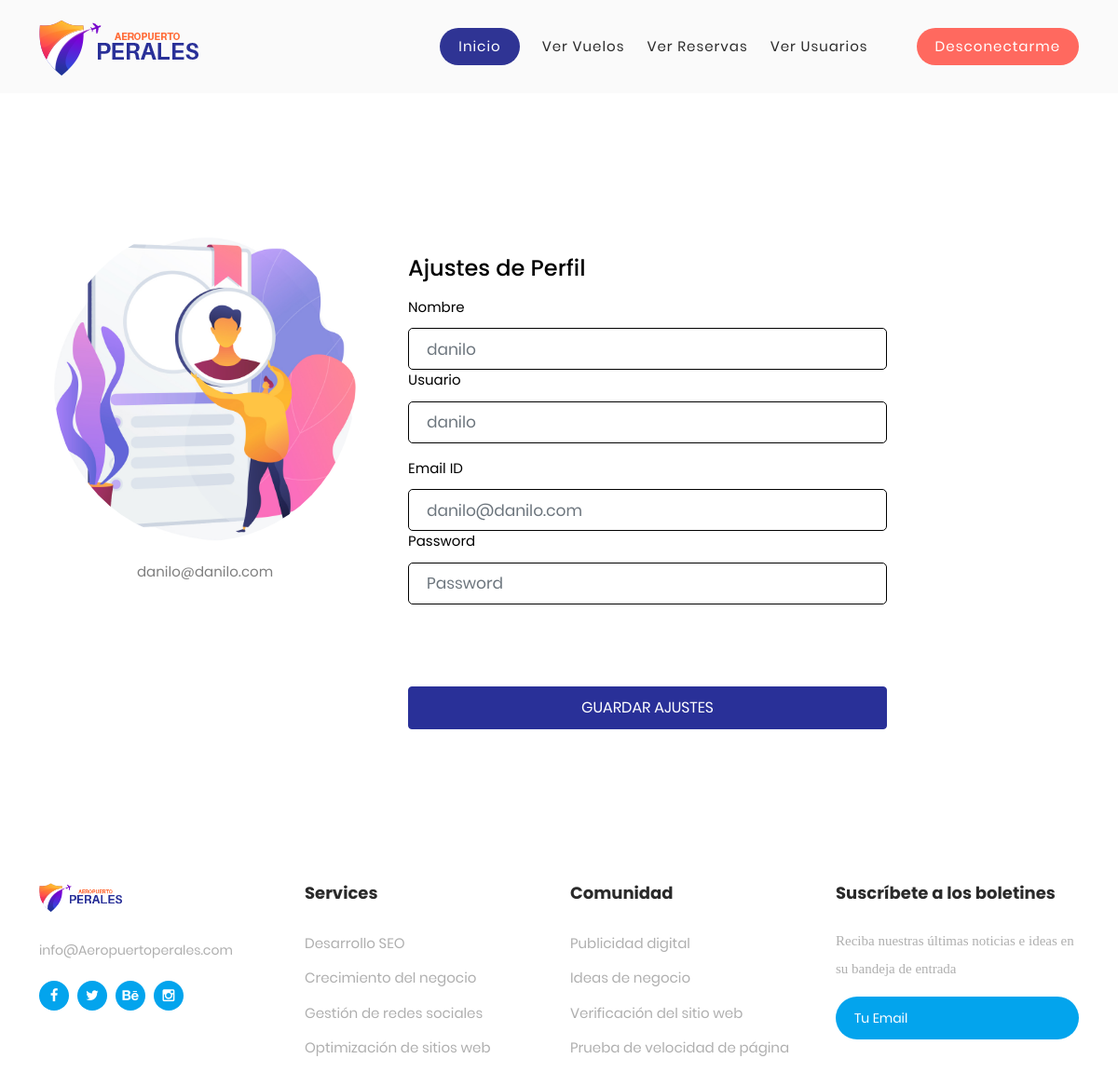
The app's page /profile (signed in) with its own data.
### tables this page shows
CREATE TABLE usuarios (id_usuario INTEGER NOT NULL PRIMARY KEY, id_tipo_usuario INTEGER NOT NULL, nombre VARCHAR NOT NULL, usuario VARCHAR NOT NULL, correo VARCHAR NOT NULL, contraseña VARCHAR NOT NULL, fecha_nacimiento DATE, documento_usuario INTEGER);

### app.py (the view)
@app.route('/profile')
@login_required
def profile():
    user_id = session.get('user_id', 'user_id')
    db = get_db()
    user = db.execute('SELECT * FROM usuarios WHERE id_usuario= ?', (user_id,)).fetchone()
    if user:
        return render_template('profile.html', user=user)
    return f"Usuario con id ={user_id} no existe"

### app.py (called while the page is built)
def login_required(view):
    @functools.wraps(view)
    def wrapped_view(**kwargs):
        if g.user is None:
            return redirect(url_for('login'))
        return view(**kwargs)
    return wrapped_view

@app.before_request
def load_logged_in_user():
    user_id = session.get('user_id')
    if user_id is None:
        g.user = None
    else:
        db = get_db()
        g.user = db.execute('SELECT * FROM usuarios WHERE id_usuario = ?', (user_id,)).fetchone()

### db.py (called while the page is built)
def get_db():
    try:
        if 'db' not in g:
            g.db = sqlite3.connect('database.db')
        return g.db
    except Error:
        print(Error)

### templates/profile.html (shortened to what this page needs)
{% extends "base.html" %}
{% block content %}
<div class="wrapper">
            <div class="container rounded bg-white mt-5 mb-5">
    <div class="row">
        <div class="col-md-4 border-right">
            <div class="d-flex flex-column align-items-center text-center p-3 py-5"><img class="rounded-circle mt-5" src="{{ url_for('static', filename='images/perfil.jpg')}}"><span class="font-weight-bold">Leonard</span><span class="text-black-50">{{ user.4 }}</span></div>
        </div>
        <div class="col-md-6 border-right">
            <div class="p-3 py-5">
                <div class="d-flex justify-content-between align-items-center mb-3">
                    <h4 class="text-right" style="margin: 80px 0 0 0">Ajustes de Perfil</h4>
                </div>
                <div class="row mt-2">
                    <div class="col-md-12"><label class="labels">Nombre</label><input type="text" style="border: 1px solid black;" class="form-control" placeholder="{{ user.2 }}" ></div>
                    <div class="col-md-12"><label class="labels">Usuario</label><input type="text" style="border: 1px solid black;" class="form-control"  placeholder="{{ user.3 }}"></div>
                </div>
                <div class="row mt-3">
                    <div class="col-md-12"><label class="labels">Email ID</label><input type="text" style="border: 1px solid black;" class="form-control" placeholder="{{ user.4 }}" ></div>
                    <div class="col-md-12"><label class="labels">Password</label><input type="text" style="border: 1px solid black;" class="form-control" placeholder="Password" ></div>
                </div>
                <div class="mt-5 text-center"><button class="btn btn-primary profile-button" type="button">Guardar Ajustes</button></div>
            </div>
        </div>
    </div>
</div>
</div>
{% endblock %}

### static/css/main.css (style rules this page uses)
* { margin: 0px; padding: 0px; box-sizing: border-box; }
body, html { height: 100%; font-family: Poppins-Regular, sans-serif; }
h1,h2,h3,h4,h5,h6 { margin: 0px; }
input { outline: none; border: none; }
label { display: block; margin: 0; }
button { outline: none !important; border: none; background: transparent; }
* { -webkit-box-sizing: border-box; -moz-box-sizing: border-box; box-sizing: border-box; }
body { font-family: Poppins-Regular; font-size: 15px; margin: 0; color: #fff; }
input, textarea, select, button { font-family: Poppins-Regular; }
p, h1, h2, h3, h4, h5, h6, ul { margin: 0; }
img { max-width: 100%; }
.wrapper { min-height: 100vh; display: flex; }
label { margin-bottom: 11px; display: block; color: black; }
.form-control { border: 1px solid rgba(255, 255, 255, 0.5); border-radius: 5px; display: block; width: 100%; height: 45px; background: none; padding: 0 19px; color: #fff; font-size: 17px; }
button { border: none; width: 100%; height: 46px; border-radius: 22.5px; margin: auto; margin-top: 40px; cursor: pointer; display: flex; align-items: center; justify-content: center; padding: 0; background: #fff; color: #ff97a4; text-transform: uppercase; font-size: 17px; overflow: hidden; -webkit-transform: perspective(1px) translateZ(0); transform: perspective(1px) translateZ(0); position: relative; -webkit-transition-property: color; transition-property: color; -webkit-transition-duration: 0.3s; transition-duration: 0.3s; }
button:before { content: ""; position: absolute; z-index: -1; top: 0; bottom: 0; left: 0; right: 0; background: #fd677a; -webkit-transform: scaleX(0); transform: scaleX(0); -webkit-transform-origin: 50%; transform-origin: 50%; -webkit-transition-property: transform; transition-property: transform; -webkit-transition-duration: 0.3s; transition-duration: 0.3s; -webkit-transition-timing-function: ease-out; transition-timing-function: ease-out; }

### static/css/template_aeropuerto_perales.css (style rules this page uses)
html, body, div, span, applet, object, iframe, h1, h2, h3, h4, h5, h6, p, blockquote, div pre, a, abbr, acronym, address, big, cite, code, del, dfn, em, font, img, ins, kbd, q, s, samp, small, strike, strong, sub, sup, tt, var, b, u, i, center, dl, dt, dd, ol, ul, li, figure, header, nav, section, article, aside, footer, figcaption { margin: 0; padding: 0; border: 0; outline: 0; }
* { box-sizing: border-box; }
html, body { font-family: 'Poppins', sans-serif; font-weight: 400; background-color: #fff; -ms-text-size-adjust: 100%; -webkit-font-smoothing: antialiased; -moz-osx-font-smoothing: grayscale; }
h1, h2, h3, h4, h5, h6 { margin-top: 0px; margin-bottom: 0px; }
img { width: 100%; overflow: hidden; }
html, body { background: #fff; font-family: 'Poppins', sans-serif; }
* { padding: 0; margin: 0; box-sizing: border-box; font-family: 'Poppins', sans-serif }
.wrapper { max-width: auto; margin: 50px auto }

### records on screen
usuarios: correo "danilo@danilo.com", nombre "danilo", usuario "danilo"
